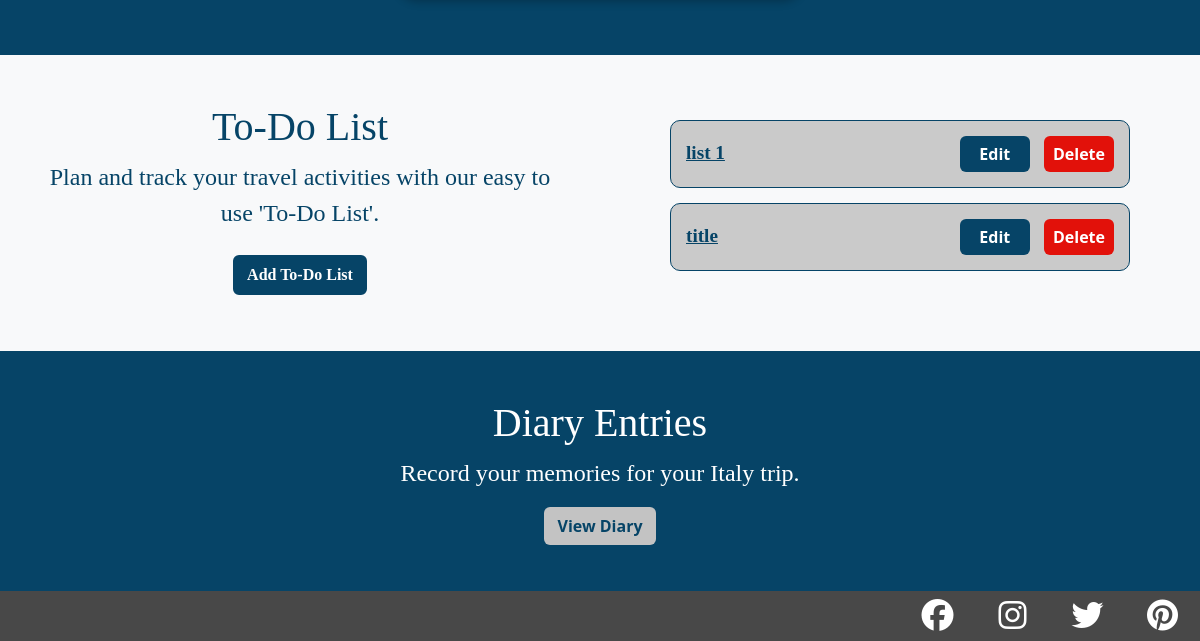
Before: /diary/country/17 (signed in, lower part) with the older database file.
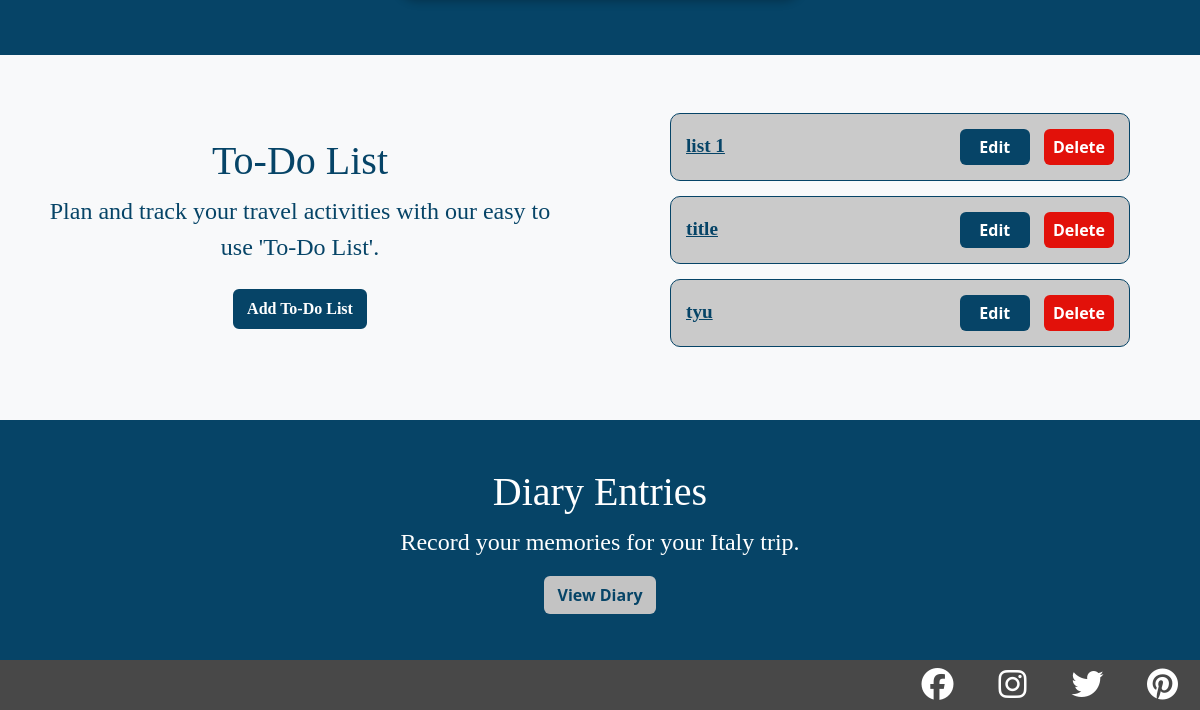
After: the same page with the newer database file.
### to_do_list/models.py (models this page shows, shortened)
class ToDoList(models.Model):
    user = models.ForeignKey(User, on_delete=models.CASCADE)
    country = models.ForeignKey(Country, on_delete=models.CASCADE,
                                related_name="country_to_do")
    title = models.CharField(max_length=200)
    description = models.TextField(null=True, blank=True)
    complete = models.BooleanField(default=False)
    created = models.DateTimeField(auto_now_add=True)

### diary/views.py (the view, shortened to what this page needs)
# urls.py: path('country/<int:pk>',CountryView.as_view(), name="country"),
class CountryView(LoginRequiredMixin, View):
    login_url = '/login/required'
    redirect_field_name = 'redirect_to'
    def get(self, request, pk, *args, **kwargs):
        countries = Country.objects.all()
        country = get_object_or_404(countries, pk=pk)
        lists = ToDoList.objects.filter(user=request.user, country=country)
        visited = Visit.objects.filter(user_id=request.user.id)
        if visited.filter(country=country).exists():
            country_visited = visited.get(country=country)
            return render(
                    request,
                    "diary/country.html",
                    {
                        "country": country,
                        "visit_form": VisitForm(instance=country_visited),
                        'lists': lists
                    },
            )

### diary/templates/diary/country.html (shortened to what this page needs)
{% extends "base.html" %}
{% block content %}
{% load crispy_forms_tags %}
<div class="row text-center m-0 blue-background">
    <div class="col-3 d-flex justify-content-center p-5 d-none d-lg-block">
    </div>
    <div class="col-12 col-lg-6 d-flex justify-content-center align-self-center p-5">
        <div id="visited_list_location">
        </div>
    </div>
    <div class="col-3 d-flex justify-content-center p-5 d-none d-lg-block">
    </div>
</div>
<div class="row m-0 off-white-background">
    <div class="col-12 col-lg-6 d-flex justify-content-center align-self-center text-center px-5 pt-5 p-lg-5">
        <div id="to_do_list_location">
            <h4>To-Do List</h4>
            <p>Plan and track your travel activities with our easy to use 'To-Do List'.</p>
            <a class="btn btn-travel m-2" href="{% url 'add-list' country.pk %}">Add To-Do List</a>
        </div>
    </div>
    <div class="col m-lg-5 justify-content-center align-self-center">
        {% if lists %}
            <div class="list-container">
                {% for list in lists %}
                    <div class="to-do-list-link-row">
                        <a class="to-do-list-link" href="{% url 'to-do-items' list.pk %}"><li> {{ list.title }} </li></a>
                        <div class="ms-lg-auto">
                            <a class="to-do-list-buttons to-do-list-edit btn" href="{% url 'edit-list' list.pk %}">Edit</a>
                            <a class="to-do-list-buttons to-do-list-delete btn" href="{% url 'delete-list' list.pk %}">Delete</a>
                        </div>
                    </div>
                {% endfor %}
            </div>
        {% else %}
            <h3 class="text-center">Currently you have no 'To-Do Lists'!</h3>
        {% endif %}
    </div>
</div>
<div class="row m-0 text-center blue-background">
    <div class="col-12 d-flex justify-content-center align-self-center p-5">
        <div id="diary_location" class="w-75 mb-5">
            <h4>Diary Entries</h4>
            <p>Record your memories for your {{ country.name }} trip.</p>
            <a class="btn btn-off-white-background" href="{% url 'diary-all-posts' country.pk %}">View Diary</a>
        </div>
    </div>
</div>
{% endblock content %}

Changed rows visible on the page:
added ToDoList: title "tyu"
